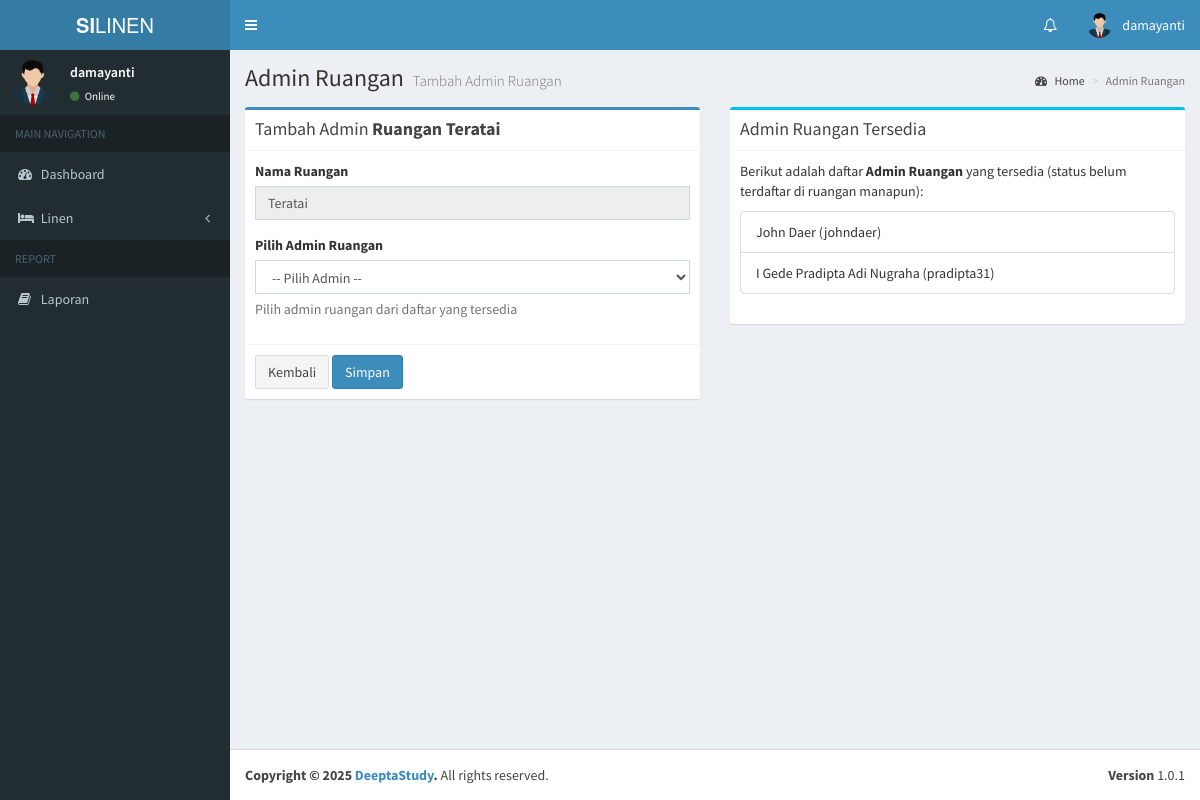
/admin/tambah_admin_ruangan.php?id=4 (signed in), run on the app's committed database.
### tables this page shows
CREATE TABLE `users` (
  `id` int(11) NOT NULL,
  `nama` varchar(100) NOT NULL,
  `username` varchar(100) NOT NULL,
  `email` varchar(100) NOT NULL,
  `password` varchar(100) NOT NULL,
  `hak_akses` varchar(25) NOT NULL,
  `status` int(11) NOT NULL,
  `status_ruangan` int(11) DEFAULT NULL
);

CREATE TABLE `ruangan` (
  `id` int(11) NOT NULL,
  `id_user` int(11) DEFAULT NULL,
  `nama_ruangan` varchar(199) NOT NULL,
  `telp_ruangan` varchar(15) NOT NULL,
  `status` int(11) NOT NULL
);

### admin/tambah_admin_ruangan.php (the view, shortened to what this page needs)
<?php
    include '../koneksi.php';
    $pageTitle = "Admin Ruangan";
    $pageDesc = "Tambah Admin Ruangan";
    $id_ruangan = isset($_GET['id']) ? $_GET['id'] : '';
    $row = [];
    if($id_ruangan) {
        $query = mysqli_query($koneksi, "SELECT * FROM ruangan WHERE id = '$id_ruangan'");
        $row = mysqli_fetch_assoc($query);
    }
?>
<section class="content">
    <div class="row">
        <div class="col-md-12">
        </div>
        <div class="col-md-6">
            <div class="box box-primary">
                <div class="box-header with-border">
                    <h3 class="box-title">Tambah Admin <b>Ruangan <?= $row['nama_ruangan']; ?></b></h3>
                </div>
                <form role="form" action="proses_ruangan.php" method="POST">
                    <div class="box-body">
                        <div class="form-group">
                            <label>Nama Ruangan</label>
                            <input type="text" class="form-control" value="<?= $row['nama_ruangan']; ?>" disabled>
                        </div>
                        <div class="form-group">
                            <label>Pilih Admin Ruangan</label>
                            <select name="id_user" class="form-control select2" required>
                                <option value="">-- Pilih Admin --</option>
                            </select>
                            <p class="help-block">Pilih admin ruangan dari daftar yang tersedia</p>
                        </div>
                    </div>
                    <div class="box-footer">
                        <a href="data_ruangan.php" class="btn btn-default">Kembali</a>
                        <button type="submit" name="submit" class="btn btn-primary" onclick="simpanBtn(this);">Simpan</button>
                    </div>
                </form>
            </div>
        </div>
        <div class="col-md-6">
            <div class="box box-info">
                <div class="box-header with-border">
                    <h3 class="box-title">Admin Ruangan Tersedia</h3>
                </div>
                <div class="box-body">
                    <p>Berikut adalah daftar <b>Admin Ruangan</b> yang tersedia (status belum terdaftar di ruangan manapun):</p>
                    <ul class="list-group">
                        <?php
                            $query_admin_list = mysqli_query($koneksi, "SELECT * FROM users WHERE hak_akses = 'admin_ruangan' AND status_ruangan = 0");
                            if(mysqli_num_rows($query_admin_list) > 0) {
                                while($admin = mysqli_fetch_assoc($query_admin_list)) {
                                    echo '<li class="list-group-item">'.$admin['nama'].' ('.$admin['username'].')</li>';
                                }
                            } else {
                                echo '<li class="list-group-item">Tidak ada admin ruangan yang tersedia. Silahkan tambahkan Pengguna dengan Hak Akses Admin Ruangan terlebih dahulu. Klik disini untuk menambahkan <b>Pengguna Baru</b>.
                                    <a href="tambah_pengguna.php">Tambah Pengguna</a>
                                </li>';
                            }
                        ?>
                    </ul>
                </div>
            </div>
        </div>
    </div>
</section>
<?php
    $content = ob_get_clean();
    include __DIR__ . '/../layouts/header.php';
    echo $content;
    include __DIR__ . '/../layouts/footer.php';
?>

### layouts/header.php (shortened to what this page needs)
<?php
include '../koneksi.php';
$username = $_SESSION['username'];
$query = mysqli_query($koneksi, "SELECT * FROM users WHERE username = '$username'");
$row = mysqli_fetch_assoc($query);
?>
<!DOCTYPE html>
<html>
<head>
    <link rel="stylesheet" href="../assets/bootstrap/css/bootstrap.min.css">
    <link rel="stylesheet" href="https://maxcdn.bootstrapcdn.com/font-awesome/4.4.0/css/font-awesome.min.css">
    <link rel="stylesheet" href="https://code.ionicframework.com/ionicons/2.0.1/css/ionicons.min.css">
    <link rel="stylesheet" href="../assets/dist/css/AdminLTE.min.css">
    <link rel="stylesheet" href="../assets/dist/css/skins/_all-skins.min.css">
    <link rel="stylesheet" href="../assets/plugins/iCheck/flat/blue.css">
    <link rel="stylesheet" href="../assets/plugins/morris/morris.css">
    <link rel="stylesheet" href="../assets/plugins/jvectormap/jquery-jvectormap-1.2.2.css">
</head>
<body class="hold-transition skin-blue sidebar-mini">
    <div class="wrapper">
        <header class="main-header">
            <a href="#" class="logo">
                <span class="logo-lg"><b>SI</b>LINEN</span>
            </a>
            <nav class="navbar navbar-static-top" role="navigation">
                <a href="#" class="sidebar-toggle" data-toggle="offcanvas" role="button">
                </a>
                <div class="navbar-custom-menu">
                    <ul class="nav navbar-nav">
                        <li class="dropdown notifications-menu">
                            <a href="#" class="dropdown-toggle" data-toggle="dropdown">
                                <i class="fa fa-bell-o"></i>
                            </a>
                        </li>
                        <li class="dropdown user user-menu">
                            <a href="#" class="dropdown-toggle" data-toggle="dropdown">
                                <img src="../assets/images/avatar.png" class="user-image" alt="User Image">
                                <span class="hidden-xs"><?= $row['username']; ?></span>
                            </a>
                        </li>
                    </ul>
                </div>
            </nav>
        </header>
        <div class="content-wrapper">
            <section class="content-header">
                <h1>
                    <?php echo isset($pageTitle) ? $pageTitle : 'Dashboard'; ?>
                    <small><?php echo isset($pageDesc) ? $pageDesc : 'Control Panel'; ?></small>
                </h1>
                <ol class="breadcrumb">
                    <li><a href="#"><i class="fa fa-dashboard"></i> Home</a></li>
                    <li class="active"><?php echo isset($pageTitle) ? $pageTitle : 'Dashboard'; ?></li>
                </ol>
            </section>
            <?php include __DIR__ . '/navigation.php'; ?>

### layouts/navigation.php (shortened to what this page needs)
<aside class="main-sidebar">
    <section class="sidebar">
        <div class="user-panel">
            <div class="pull-left image">
                <img src="../assets/images/avatar.png" class="img-circle" alt="User Image">
            </div>
            <div class="pull-left info">
                <p><?= $row['username']; ?></p>
                <a href="#"><i class="fa fa-circle text-success"></i> Online</a>
            </div>
        </div>
        <?php
            if ($row['hak_akses'] == 'admin') {
        ?>
        <ul class="sidebar-menu">
            <li class="header">MAIN NAVIGATION</li>
            <li class="<?= $_SESSION['active_menu'] == 'dashboard' ? 'active' : '' ?>">
                <a href="../admin/">
                    <i class="fa fa-dashboard"></i> <span>Dashboard</span>
                </a>
            </li>
            <li class="treeview <?= $_SESSION['active_menu'] == 'pengguna' ? 'active' : '' ?>">
                <a href="#">
                    <i class="fa fa-users"></i> <span>Pengguna</span>
                    <i class="fa fa-angle-left pull-right"></i>
                </a>
                <ul class="treeview-menu">
                    <li><a href="../admin/tambah_pengguna.php"><i class="fa fa-plus"></i> Tambah Pengguna Baru</a></li>
                    <li><a href="../admin/data_pengguna.php"><i class="fa fa-arrow-circle-right"></i> Data Pengguna</a></li>
                </ul>
            </li>
            <li class="<?= $_SESSION['active_menu'] == 'ruangan' ? 'active' : '' ?>">
                <a href="../admin/data_ruangan.php">
                    <i class="fa fa-building"></i> <span>Ruangan</span>
                </a>
            </li>
            <li class="<?= $_SESSION['active_menu'] == 'linen' ? 'active' : '' ?>">
                <a href="../admin/data_linen.php">
                    <i class="fa fa-bed"></i> <span>Data Linen</span>
                </a>
            </li>
            <li class="<?= $_SESSION['active_menu'] == 'linen_ruangan' ? 'active' : '' ?>">
                <a href="../admin/linen_ruangan.php">
                    <i class="fa fa-bed"></i> <span>Linen Ruangan</span>
                </a>
            </li>
            <li class="treeview <?= $_SESSION['active_menu'] == 'distribusi' ? 'active' : '' ?>">
                <a href="#">
                    <i class="fa fa-tint"></i> <span>Distribusi</span>
                    <i class="fa fa-angle-left pull-right"></i>
                </a>
                <ul class="treeview-menu">
                    <li><a href="../admin/data_pengajuan.php"><i class="fa fa-paper-plane"></i> Pengajuan Linen</a></li>
                    <li><a href="../admin/data_pencucian.php"><i class="fa fa-tint"></i> Permohonan Pencucian</a></li>
                    <!-- <li><a href="../admin/linen_bersih.php"><i class="fa fa-check-circle"></i> Linen Bersih</a></li>
                    <li><a href="../admin/linen_kotor.php"><i class="fa fa-exclamation-circle"></i> Linen Kotor</a></li> -->
                </ul>
            </li>
            <li class="header">REPORT</li>
            <li><a href="#"><i class="fa fa-book"></i> <span>Laporan</span></a></li>
        </ul>
        <?php
            }else if($row['hak_akses'] == 'admin_ruangan'){
        ?>
        <ul class="sidebar-menu">
            <li class="header">MAIN NAVIGATION</li>
            <li class="<?= $_SESSION['active_menu'] == 'dashboard' ? 'active' : '' ?>">
                <a href="../admin_ruangan/">
                    <i class="fa fa-dashboard"></i> <span>Dashboard</span>
                </a>
            </li>
            <li class="treeview <?= $_SESSION['active_menu'] == 'linen' ? 'active' : '' ?>">
                <a href="#">
                    <i class="fa fa-bed"></i> <span>Linen</span>
                    <i class="fa fa-angle-left pull-right"></i>
                </a>
            </li>
            <li class="header">REPORT</li>
            <li><a href="#"><i class="fa fa-book"></i> <span>Laporan</span></a></li>
        </ul>
        <?php
            }else if($row['hak_akses'] == 'petugas_laundry'){
        ?>
        <?php
            }else if($row['hak_akses'] == 'kepala_penanggung_jawab'){
        ?>
        <?php
            }
        ?>
    </section>
</aside>

### data on the page
users: username "damayanti"
ruangan: nama_ruangan "Teratai"
users: nama "John Daer", username "johndaer"
users: nama "I Gede Pradipta Adi Nugraha", username "pradipta31"

### other printed values
$pageTitle "Admin Ruangan"
$pageDesc "Tambah Admin Ruangan"
